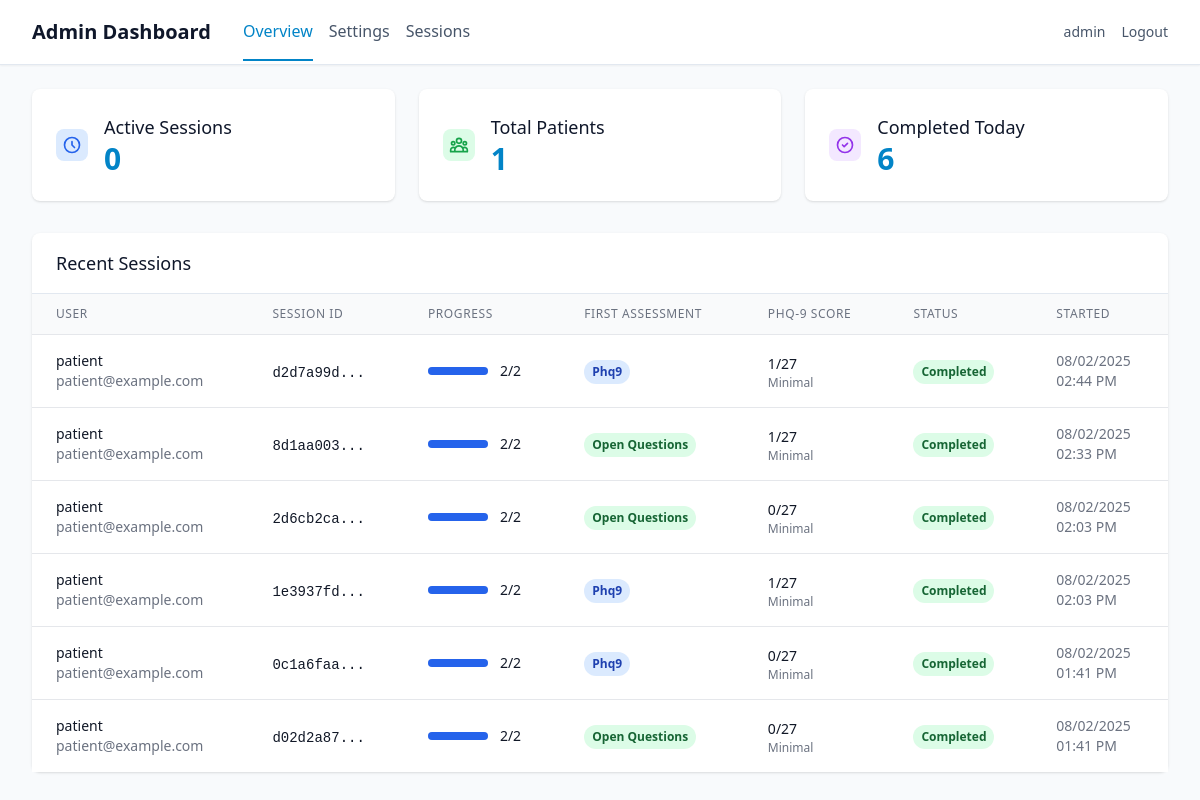
The app's page /admin/dashboard (signed in) with its own data.
### app/models/user.py (models this page shows, shortened)
class User(UserMixin, db.Model):
    id = db.Column(db.Integer, primary_key=True)
    username = db.Column(db.String(80), unique=True, nullable=False)
    email = db.Column(db.String(120), unique=True, nullable=False)
    password_hash = db.Column(db.String(255), nullable=False)
    user_type = db.Column(db.String(20), nullable=False, default='patient')
    created_at = db.Column(db.DateTime, default=datetime.utcnow)
    is_active = db.Column(db.Boolean, default=True)
    patient_profile = db.relationship('PatientProfile', backref='user', uselist=False, cascade='all, delete-orphan')
    assessments = db.relationship('Assessment', backref='user', lazy=True, cascade='all, delete-orphan')
    def is_superuser(self):
        return self.user_type == 'superuser'

### app/models/assessment.py (models this page shows, shortened)
class Assessment(db.Model):
    id = db.Column(db.Integer, primary_key=True)
    user_id = db.Column(db.Integer, db.ForeignKey('user.id'), nullable=False)
    session_id = db.Column(db.String(100), nullable=False, unique=True)
    first_assessment_type = db.Column(db.String(20))  # 'phq9' or 'open_questions'
    phq9_completed = db.Column(db.Boolean, default=False)
    open_questions_completed = db.Column(db.Boolean, default=False)
    status = db.Column(db.String(20), default='in_progress')  # 'in_progress', 'completed', 'abandoned'
    consent_agreed = db.Column(db.Boolean, default=False)
    camera_verified = db.Column(db.Boolean, default=False)
    started_at = db.Column(db.DateTime, default=datetime.utcnow)
    completed_at = db.Column(db.DateTime)
    consent_at = db.Column(db.DateTime)
    camera_check_at = db.Column(db.DateTime)
    first_assessment_started_at = db.Column(db.DateTime)
    phq9_score = db.Column(db.Integer)
    phq9_severity = db.Column(db.String(20))  # 'minimal', 'mild', 'moderate', 'severe'
    phq9_settings = db.Column(db.Text)  # JSON string of PHQ-9 settings used
    recording_settings = db.Column(db.Text)  # JSON string of recording settings used
    chat_settings = db.Column(db.Text)  # JSON string of chat settings used
    assessment_order = db.Column(db.String(20))  # 'phq_first' or 'questions_first'
    phq9_responses = db.relationship('PHQ9Response', backref='assessment', lazy=True, cascade='all, delete-orphan')
    open_responses = db.relationship('OpenQuestionResponse', backref='assessment', lazy=True, cascade='all, delete-orphan')
    emotion_data = db.relationship('EmotionData', backref='assessment', lazy=True, cascade='all, delete-orphan')
    def get_completion_order(self):
            return {
                'first_type': self.first_assessment_type,
                'phq9_completed': self.phq9_completed,
                'open_questions_completed': self.open_questions_completed,
                'both_completed': self.phq9_completed and self.open_questions_completed
            }

### app/routes/admin.py (the view)
@admin_bp.route('/dashboard')
@login_required
@admin_required
def dashboard():
    stats = AdminDashboardService.get_overview_stats()
    recent_sessions = AdminDashboardService.get_recent_sessions(limit=15)
    return render_template('admin/dashboard.html',
                         **stats,
                         recent_sessions=recent_sessions)

### app/services/admin.py (called while the page is built)
    @staticmethod
    def get_overview_stats():
        today = datetime.utcnow().date()
        active_sessions = Assessment.query.filter_by(status='in_progress').count()
        total_patients = db.session.query(Assessment.user_id).distinct().count()
        completed_today = Assessment.query.filter(
            Assessment.status == 'completed',
            func.date(Assessment.completed_at) == today
        ).count()
        return {
            'active_sessions': active_sessions,
            'total_patients': total_patients,
            'completed_today': completed_today
        }

### run.py (called while the page is built)
@app.before_request
def before_request():
    from flask import request
    if not current_user.is_authenticated and request.endpoint not in ['auth.login', 'auth.register', 'static']:
        return redirect(url_for('auth.login'))

### app/templates/admin/dashboard.html (shortened to what this page needs)
{% extends "base.html" %}
{% block nav %}
<nav class="bg-white shadow-sm border-b border-secondary-200">
    <div class="max-w-7xl mx-auto px-4 sm:px-6 lg:px-8">
        <div class="flex justify-between h-16">
            <div class="flex items-center space-x-8">
                <h1 class="text-xl font-semibold text-secondary-900">Admin Dashboard</h1>
                <div class="flex space-x-4">
                    <a href="{{ url_for('admin.dashboard') }}"
                       class="text-primary-600 border-b-2 border-primary-600 pb-4 pt-4">
                        Overview
                    </a>
                    <a href="{{ url_for('settings.show_settings') }}"
                       class="text-secondary-600 hover:text-secondary-900 pb-4 pt-4">
                        Settings
                    </a>
                    <a href="#" class="text-secondary-600 hover:text-secondary-900 pb-4 pt-4">
                        Sessions
                    </a>
                </div>
            </div>
            <div class="flex items-center space-x-4">
                <span class="text-sm text-secondary-600">{{ current_user.username }}</span>
                <a href="{{ url_for('auth.logout') }}"
                   class="text-sm text-secondary-600 hover:text-secondary-900">
                    Logout
                </a>
            </div>
        </div>
    </div>
</nav>
{% endblock %}
{% block content %}
<div class="max-w-7xl mx-auto py-6 sm:px-6 lg:px-8">
    <div class="grid grid-cols-1 md:grid-cols-3 gap-6 mb-8">
        <div class="bg-white rounded-lg shadow p-6">
            <div class="flex items-center">
                <div class="flex-shrink-0">
                    <div class="w-8 h-8 bg-blue-100 rounded-lg flex items-center justify-center">
                        <svg class="w-5 h-5 text-blue-600" fill="none" stroke="currentColor" viewBox="0 0 24 24">
                            <path stroke-linecap="round" stroke-linejoin="round" stroke-width="2" d="M12 8v4l3 3m6-3a9 9 0 11-18 0 9 9 0 0118 0z"/>
                        </svg>
                    </div>
                </div>
                <div class="ml-4">
                    <h3 class="text-lg font-medium text-secondary-900">Active Sessions</h3>
                    <p class="text-3xl font-bold text-primary-600">{{ active_sessions }}</p>
                </div>
            </div>
        </div>
        <div class="bg-white rounded-lg shadow p-6">
            <div class="flex items-center">
                <div class="flex-shrink-0">
                    <div class="w-8 h-8 bg-green-100 rounded-lg flex items-center justify-center">
                    </div>
                </div>
                <div class="ml-4">
                    <h3 class="text-lg font-medium text-secondary-900">Total Patients</h3>
                    <p class="text-3xl font-bold text-primary-600">{{ total_patients }}</p>
                </div>
            </div>
        </div>
        <div class="bg-white rounded-lg shadow p-6">
            <div class="flex items-center">
                <div class="flex-shrink-0">
                    <div class="w-8 h-8 bg-purple-100 rounded-lg flex items-center justify-center">
                        <svg class="w-5 h-5 text-purple-600" fill="none" stroke="currentColor" viewBox="0 0 24 24">
                            <path stroke-linecap="round" stroke-linejoin="round" stroke-width="2" d="M9 12l2 2 4-4m6 2a9 9 0 11-18 0 9 9 0 0118 0z"/>
                        </svg>
                    </div>
                </div>
                <div class="ml-4">
                    <h3 class="text-lg font-medium text-secondary-900">Completed Today</h3>
                    <p class="text-3xl font-bold text-primary-600">{{ completed_today }}</p>
                </div>
            </div>
        </div>
    </div>
    <div class="bg-white rounded-lg shadow">
        <div class="px-6 py-4 border-b border-secondary-200">
            <h3 class="text-lg font-medium text-secondary-900">Recent Sessions</h3>
        </div>
        {% if recent_sessions %}
        <div class="overflow-x-auto">
            <table class="min-w-full divide-y divide-gray-200">
                <thead class="bg-gray-50">
                    <tr>
                        <th class="px-6 py-3 text-left text-xs font-medium text-gray-500 uppercase tracking-wider">User</th>
                        <th class="px-6 py-3 text-left text-xs font-medium text-gray-500 uppercase tracking-wider">Session ID</th>
                        <th class="px-6 py-3 text-left text-xs font-medium text-gray-500 uppercase tracking-wider">Progress</th>
                        <th class="px-6 py-3 text-left text-xs font-medium text-gray-500 uppercase tracking-wider">First Assessment</th>
                        <th class="px-6 py-3 text-left text-xs font-medium text-gray-500 uppercase tracking-wider">PHQ-9 Score</th>
                        <th class="px-6 py-3 text-left text-xs font-medium text-gray-500 uppercase tracking-wider">Status</th>
                        <th class="px-6 py-3 text-left text-xs font-medium text-gray-500 uppercase tracking-wider">Started</th>
                    </tr>
                </thead>
                <tbody class="bg-white divide-y divide-gray-200">
                    {% for session in recent_sessions %}
                    <tr class="hover:bg-gray-50">
                        <td class="px-6 py-4 whitespace-nowrap">
                            <div>
                                <div class="text-sm font-medium text-gray-900">{{ session.username }}</div>
                                <div class="text-sm text-gray-500">{{ session.email }}</div>
                            </div>
                        </td>
                        <td class="px-6 py-4 whitespace-nowrap">
                            <span class="text-sm text-gray-900 font-mono">{{ session.session_id[:8] }}...</span>
                        </td>
                        <td class="px-6 py-4 whitespace-nowrap">
                            <div class="flex items-center">
                                <div class="w-full bg-gray-200 rounded-full h-2 mr-3" style="width: 60px;">
                                    <div class="bg-blue-600 h-2 rounded-full" style="width: {{ (session.progress_count / 2 * 100) }}%"></div>
                                </div>
                                <span class="text-sm font-medium text-gray-900">{{ session.progress_text }}</span>
                            </div>
                        </td>
                        <td class="px-6 py-4 whitespace-nowrap">
                            {% if session.first_type %}
                                <span class="inline-flex px-2 py-1 text-xs font-semibold rounded-full
                                           {% if session.first_type == 'phq9' %}bg-blue-100 text-blue-800{% else %}bg-green-100 text-green-800{% endif %}">
                                    {{ session.first_type.replace('_', ' ').title() }}
                                </span>
                            {% else %}
                                <span class="text-sm text-gray-400">Not started</span>
                            {% endif %}
                        </td>
                        <td class="px-6 py-4 whitespace-nowrap">
                            {% if session.phq9_score is not none %}
                                <div>
                                    <span class="text-sm font-medium text-gray-900">{{ session.phq9_score }}/27</span>
                                    <div class="text-xs text-gray-500 capitalize">{{ session.phq9_severity.replace('_', ' ') if session.phq9_severity else '' }}</div>
                                </div>
                            {% else %}
                                <span class="text-sm text-gray-400">Pending</span>
                            {% endif %}
                        </td>
                        <td class="px-6 py-4 whitespace-nowrap">
                            <span class="inline-flex px-2 py-1 text-xs font-semibold rounded-full {{ session.status_class }}">
                                {{ session.status }}
                            </span>
                        </td>
                        <td class="px-6 py-4 whitespace-nowrap text-sm text-gray-500">
                            <div>{{ session.started_at.strftime('%m/%d/%Y') }}</div>
                            <div>{{ session.started_at.strftime('%I:%M %p') }}</div>
                        </td>
                    </tr>
                    {% endfor %}
                </tbody>
            </table>
        </div>
        {% endif %}
    </div>
</div>
{% endblock %}

### app/templates/base.html (shortened to what this page needs)
<!DOCTYPE html>
<html lang="en" class="h-full">
<head>
    <script src="https://cdn.tailwindcss.com"></script>
</head>
<body class="h-full bg-secondary-50 text-secondary-900 overflow-x-hidden">
    {% block nav %}{% endblock %}
    <main class="{% block main_class %}{% endblock %}">
        {% block content %}{% endblock %}
    </main>
</body>
</html>

### records on screen
User: username "admin"
Assessment: username "patient", email "patient@example.com", session_id "d2d7a99d", {{ (session.progress_count / 2 * 100) }} 100.0 (drawn), progress_text "2/2", first_type.replace "Phq9", phq9_score "1", phq9_severity "Minimal", status "Completed", started_at "08/02/2025", started_at "02:44 PM"
User: username "patient" "patient" "patient" "patient" "patient", email "patient@example.com" "patient@example.com" "patient@example.com" "patient@example.com" "patient@example.com"
Assessment: first_type.replace "Open Questions", phq9_severity "Minimal", started_at "08/02/2025", started_at "02:33 PM"
Assessment: first_type.replace "Open Questions", phq9_severity "Minimal", started_at "08/02/2025", started_at "02:03 PM"
Assessment: first_type.replace "Phq9", phq9_severity "Minimal", started_at "08/02/2025", started_at "02:03 PM"
Assessment: first_type.replace "Phq9", phq9_severity "Minimal", started_at "08/02/2025", started_at "01:41 PM"
Assessment: first_type.replace "Open Questions", phq9_severity "Minimal", started_at "08/02/2025", started_at "01:41 PM"

### other values on screen
{{ active_sessions }} "0"
{{ total_patients }} "1"
{{ completed_today }} "6"
{{ session.session_id[:8] }} "8d1aa003" "2d6cb2ca" "1e3937fd" "0c1a6faa" "d02d2a87"
{{ session.progress_text }} "2/2" "2/2" "2/2" "2/2" "2/2"
{{ session.phq9_score }} "1" "0" "1" "0" "0"
{{ session.status }} "Completed" "Completed" "Completed" "Completed" "Completed"
